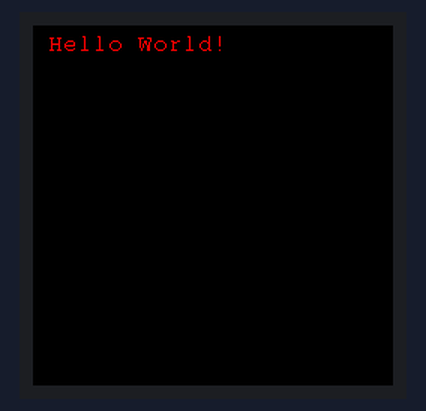
Recording of a sketch running on a simulated Arduino Nano, built with avr-gcc and run on an emulated ATmega328P. Parts: 240×240 colour display. Random numbers use the default seed unless the sketch sets one.

Above: at 0.2 s.
At 5.2 s:
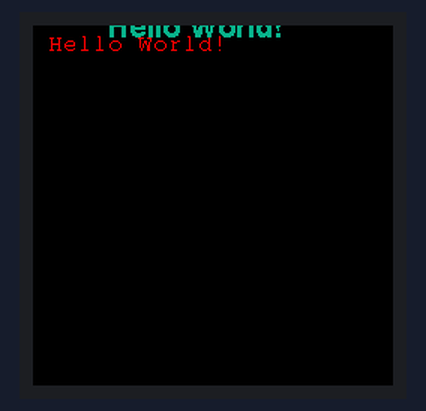
At 9.2 s:
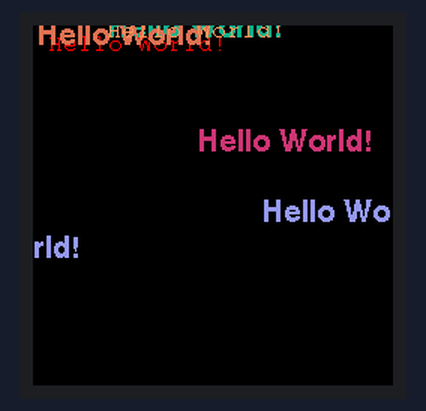
At 13.3 s:
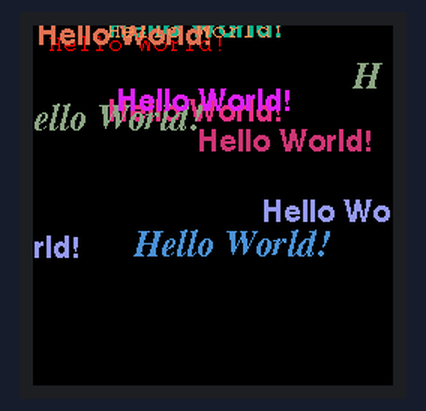
At 21.3 s:
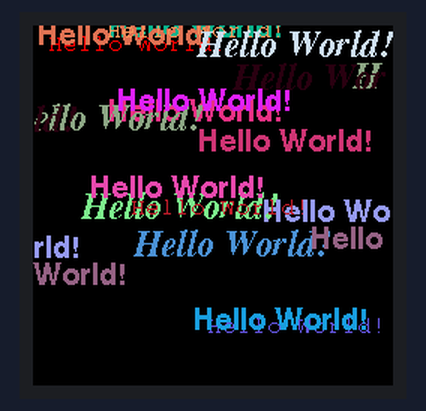
At 38.4 s:
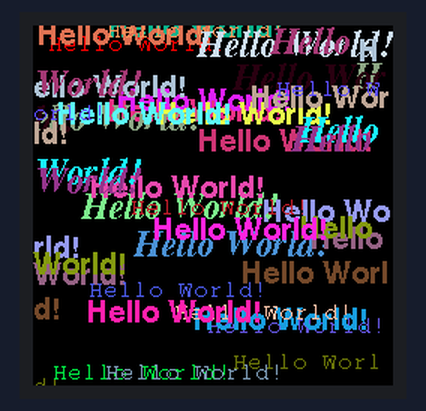

The sketch:

UNO_HelloWorldGfxfont.ino
```cpp
/*
 * This example comes from the library GFX Library For Arduino created by Moon On Our Nation
 * Library from: https://github.com/moononournation/Arduino_GFX
 * You Tube video: https://www.youtube.com/watch?v=Y0BGnHFuYBU
 */

/*******************************************************************************
 * Start of Arduino_GFX setting
 *
 * Arduino_GFX try to find the settings depends on selected board in Arduino IDE
 * Or you can define the display dev kit not in the board list
 * Defalult pin list for non display dev kit:
 * Arduino Nano, Micro and more: CS:  9, DC:  8, RST:  7, BL:  6
 * ESP32 various dev board     : CS:  5, DC: 27, RST: 33, BL: 22
 * ESP32-C3 various dev board  : CS:  7, DC:  2, RST:  1, BL:  3
 * ESP32-S2 various dev board  : CS: 34, DC: 35, RST: 33, BL: 21
 * ESP32-S3 various dev board  : CS: 40, DC: 41, RST: 42, BL: 48
 * ESP8266 various dev board   : CS: 15, DC:  4, RST:  2, BL:  5
 * Raspberry Pi Pico dev board : CS: 17, DC: 27, RST: 26, BL: 28
 * RTL8720 BW16 old patch core : CS: 18, DC: 17, RST:  2, BL: 23
 * RTL8720_BW16 Official core  : CS:  9, DC:  8, RST:  6, BL:  3
 * RTL8722 dev board           : CS: 18, DC: 17, RST: 22, BL: 23
 * RTL8722_mini dev board      : CS: 12, DC: 14, RST: 15, BL: 13
 * Seeeduino XIAO dev board    : CS:  3, DC:  2, RST:  1, BL:  0
 * Teensy 4.1 dev board        : CS: 39, DC: 41, RST: 40, BL: 22
 ******************************************************************************/
#include <Arduino_GFX_Library.h>

#define GFX_BL DF_GFX_BL // default backlight pin, you may replace DF_GFX_BL to actual backlight pin

/* More dev device declaration: https://github.com/moononournation/Arduino_GFX/wiki/Dev-Device-Declaration */
#if defined(DISPLAY_DEV_KIT)
Arduino_GFX *gfx = create_default_Arduino_GFX();
#else /* !defined(DISPLAY_DEV_KIT) */

/* More data bus class: https://github.com/moononournation/Arduino_GFX/wiki/Data-Bus-Class */
Arduino_DataBus *bus = new Arduino_HWSPI(7 /* DC */, 10 /* CS */); // Pin D7 is Data/Command and Pin D10 is Chip Select

/* More display class: https://github.com/moononournation/Arduino_GFX/wiki/Display-Class */
Arduino_GFX *gfx = new Arduino_GC9A01(bus, 8 /* RST */, 0 /* rotation */, true /* IPS */); // Pin D8 is Reset

#endif /* !defined(DISPLAY_DEV_KIT) */
/*******************************************************************************
 * End of Arduino_GFX setting
 ******************************************************************************/

/* more fonts at: https://github.com/moononournation/ArduinoFreeFontFile.git */
#include "FreeMono8pt7b.h"
#include "FreeSansBold10pt7b.h"
#include "FreeSerifBoldItalic12pt7b.h"

void setup(void)
{
    gfx->begin();
    gfx->fillScreen(BLACK);

#ifdef GFX_BL
    pinMode(GFX_BL, OUTPUT);
    digitalWrite(GFX_BL, HIGH);
#endif

    gfx->setCursor(10, 10);
    gfx->setFont(&FreeMono8pt7b);
    gfx->setTextColor(RED);
    gfx->println("Hello World!");

    delay(5000); // 5 seconds
}

void loop()
{
    gfx->setCursor(random(gfx->width()), random(gfx->height()));
    gfx->setTextColor(random(0xffff));
    uint8_t textSize = random(3);
    switch (textSize)
    {
    case 1:
        gfx->setFont(&FreeMono8pt7b);
        break;
    case 2:
        gfx->setFont(&FreeSansBold10pt7b);
        break;
    default:
        gfx->setFont(&FreeSerifBoldItalic12pt7b);
        break;
    }

    gfx->println("Hello World!");

    delay(1000); // 1 second
}
```

Source omitted: FreeMono8pt7b.h (data table, 9967 bytes), nsBold10pt7b.h (data table, 15131 bytes), Italic12pt7b.h (data table, 19701 bytes)

Measured:
- what the display in image 1 shows lasts 1.0 s, from 5.2 s to 6.2 s
